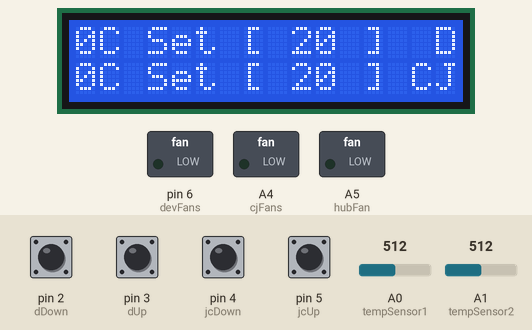
A sketch run on a simulated Arduino Uno, built with avr-gcc and run on an emulated ATmega328P. On the bench: 16×2 character LCD, switched loads named in the sketch (green lamp = pin HIGH). The inputs (shaded band) are chosen by the test bench; at power-on: pin 2 (dDown), pin 3 (dUp), pin 4 (jcDown), pin 5 (jcUp) LOW, A0 (tempSensor1) = 512, A1 (tempSensor2) = 512.

Above: at 1.2 s.
1.3 s: pin 2 (dDown) pulled HIGH for 1 s
At 2.9 s:
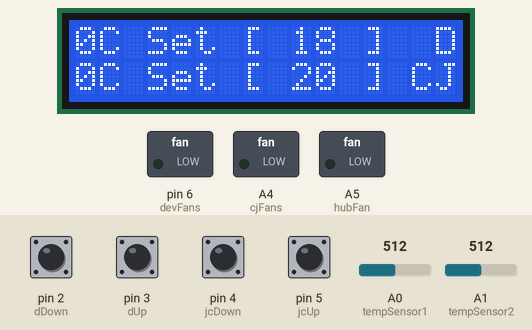
3.8 s: pin 4 (jcDown) pulled HIGH for 1 s
At 5.7 s:
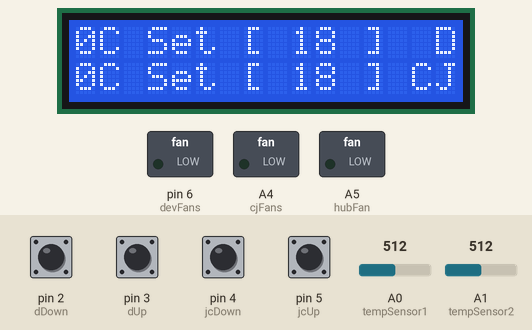
6.3 s: pin 3 (dUp) pulled HIGH for 0.3 s
8.1 s: pin 5 (jcUp) pulled HIGH for 1 s
At 8.9 s:
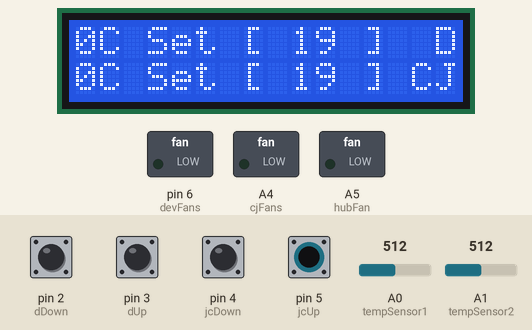
10.6 s: pin 5 (jcUp) pulled HIGH for 1 s
At 11.6 s:
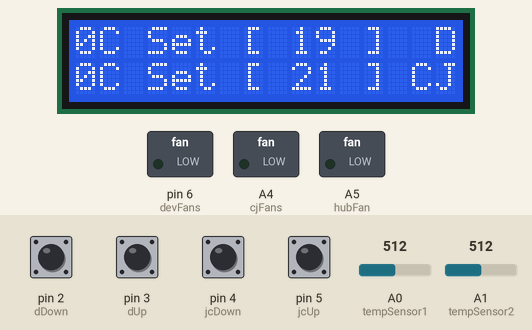
13.1 s: pin 2 (dDown) pulled HIGH for 0.3 s
Timing chart, 0 to 15.9 s (numbered marks = the images above; inputs shaded):
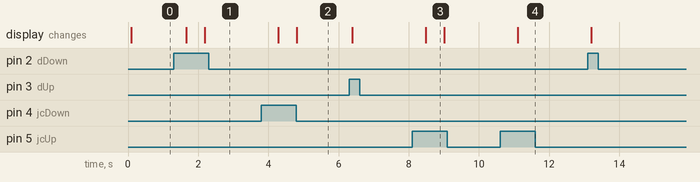

The sketch:

airConditioner_DIY.ino
```cpp
#include <LiquidCrystal.h>
#include<math.h>

// Initialize lcd library with numbers of interface pins
LiquidCrystal lcd(13, 12, 11, 10, 9, 8);

/* Initializing io pins on arduino */
int tempSensor1 = A0;
int tempSensor2 = A1;
int dDown = 2;
int dUp = 3;
int jcDown = 4;
int jcUp = 5;
int hubFan = A5;
int cjFans = A4;
int devFans = 6;

/* Declaring/Initializing variables */
double tmp1Data[8], tmp2Data[8];
double tmp1Avg = 0.0;
double tmp2Avg = 0.0;
double celsius1 = 0.0;
double celsius2 = 0.0;
int i1 = 0;
int i2 = 0;
int setTemp1 = 0;
int setTemp2 = 0;

/* Declaring functions */
double getTemp (int sensor);
void printLCD (int celsius1, int setTemp1, int celsius2, int setTemp2);
int avgTemp(double *avg, int *i, double data[8], int celsius);

void setup() {
  Serial.begin(9600);

  /* Initialize io pins */
  pinMode(tempSensor1, INPUT);
  pinMode(tempSensor2, INPUT);
  pinMode(hubFan, OUTPUT);
  pinMode(devFans, OUTPUT);
  pinMode(cjFans, OUTPUT);

  /* Initialize LCD display */
  lcd.begin(16, 2);
  lcd.setCursor(15, 0);
  lcd.print("D");
  lcd.setCursor(14, 1);
  lcd.print("CJ");

  /* Set default room temperatures */
  setTemp1 = 20;
  setTemp2 = 20;
}

void loop() {
  /* Handles pushbutton presses
    changes temperature setting for Devon */
  if (digitalRead(dDown)) {
    setTemp1--;
  }
  if (digitalRead(dUp)) {
    setTemp1++;
  }

  /* Changes temperature setting for Justin and Cameron */
  if (digitalRead(jcDown)) {
    setTemp2--;
  }
  if (digitalRead(jcUp)) {
    setTemp2++;
  }

  /* Get temperature reading from both rooms */
  celsius1 = getTemp (tempSensor1);
  celsius2 = getTemp (tempSensor2);

  /* Calculate (tick) average temperatures for each sensor, removes noise */
  avgTemp(&tmp1Avg, &i1, tmp1Data, celsius1);
  avgTemp(&tmp2Avg, &i2, tmp2Data, celsius2);

  /* Prints average temperatures to display */
  printLCD(tmp1Avg, setTemp1, tmp2Avg, setTemp2);

  /* If either room is too hot, turn on hub fan */
  if((tmp1Avg >= setTemp1) || (tmp2Avg >= setTemp2)) {
    analogWrite(hubFan, 1023);
  }
  else {
    analogWrite(hubFan, 0);
  }

  /* Turn on individual room fans based on room temperature */
  if(tmp1Avg >= setTemp1) {
     digitalWrite(devFans, HIGH);
  }
  else {
    digitalWrite(devFans, LOW);
  }
  if(tmp2Avg >= setTemp2) {
     analogWrite(cjFans, 1023);
  }
  else {
    analogWrite(cjFans, 0);
  }

  /* loop updates twice per second */
  delay(500);
}

/* Calculates average of 8 readings to filter out noise */
int avgTemp(double *avg, int *i, double data[8], double celsius) {
  if((*i) > 7) {
    *avg = 0.0;
    /* Takes the average of 8 temperature readings (over 4 seconds) */
    for(int j = 0; j < 8; j++) {
      (*avg) += data[j];
      Serial.println(data[j]);
    }
    *avg /= 8;
    *avg = round(*avg);
    *i = 0;
  }
  /* Difference from current reading and the average */
  double off1 = (*avg) - celsius;

  /* Record 8 temperature readings (ticks) determined time by loop */
  if(*avg == 0) {
    data[*i] = (double)celsius;
    (*i)++;
  }
  /* Discard innaccurate temperature reading from data */
  else if((off1 > -5) && (off1 < 5)) {
    data[*i] = (double)celsius;
    (*i)++;
  }
}

/* Less noisy analog read */
int advancedAnalogRead(int s) {
  analogRead(s); // dummy read to switch ADC to new sensor
  delay(10); // give the ADC time to settle
  return analogRead(s);
}

/* Get analog temperature reading, calculate to celsius */
double getTemp (int sensor) {
  double volts = ((double)advancedAnalogRead(sensor) / 1024) * 5000;
  double celsius = (volts - 500) / 10;
  return celsius;
}

/* Prints temperature data in specified layout on LCD display */
void printLCD (int celsius1, int setTemp1, int celsius2, int setTemp2) {
  lcd.setCursor(0, 0);
  lcd.print((int)celsius1);
  lcd.print("C");
  lcd.print(" Set [ ");
  lcd.print(setTemp1);
  lcd.print(" ]");

  lcd.setCursor(0, 1);
  lcd.print((int)celsius2);
  lcd.print("C");
  lcd.print(" Set [ ");
  lcd.print(setTemp2);
  lcd.print(" ]");
}
```

Measured:
- after the input at 1.3 s, the display: first changes after 0.36 s (image 1 shows a later state)
- after the input at 3.8 s, the display: first changes after 0.48 s (image 2 shows a later state)
- after the input at 8.1 s, the display: changes after 0.38 s (image 3)
- after the input at 10.6 s, the display: changes after 0.51 s (image 4)
- what the display in image 3 shows lasts 0.5 s, from 8.5 s to 9.0 s
